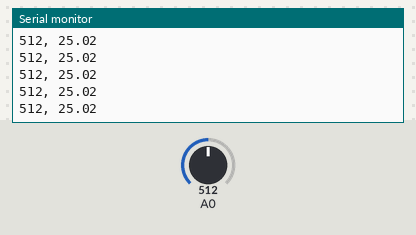
This sketch was run on a simulated Arduino Uno, built with avr-gcc and run on an emulated ATmega328P. Shown: the last lines printed to the serial monitor. Inputs (shaded band) come from the test bench; at power-on: A0 = 512.

Above: at 1.2 s.
1.3 s: A0 set to 716
At 1.42 s:
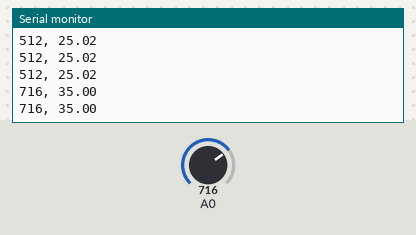
2.8 s: A0 set to 900
At 2.83 s:
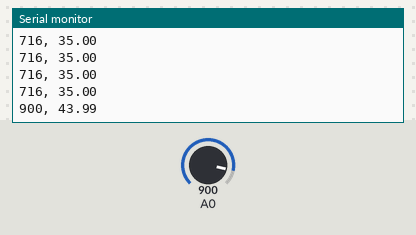
Timing chart, 0 to 5.8 s (numbered marks = the images above; inputs shaded):
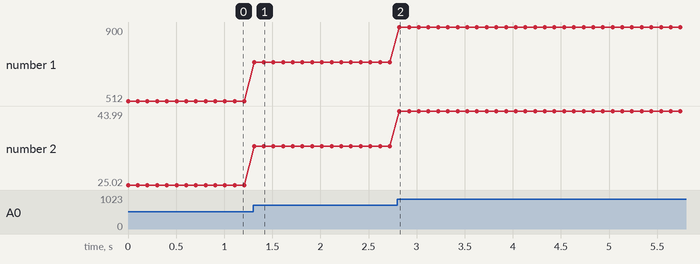

Measured:
- after the input at 1.3 s, the serial monitor: prints a new line at once (image 1)
- after the input at 2.8 s, the serial monitor: prints a new line at once (image 2)
- plotted number 1: 512 → 716 after the input at 1.3 s, 716 → 900 after the input at 2.8 s
- plotted number 2: 25.02 → 35 after the input at 1.3 s, 35 → 43.99 after the input at 2.8 s

The sketch:

13_UV_Sensor.ino
```cpp
void setup() {
  // put your setup code here, to run once:
  Serial.begin(9600);

}

void loop() {
  // put your main code here, to run repeatedly:

  // read the value from sensor
  int sensorValue = analogRead(A0);

  //convert the sensor value to voltage
  // 0 - 5V is divided into 1023 segmets
  float voltage = sensorValue*(5.0/1023.0);

  // as per the sensor datasheet, output voltage should be divided by 0.1
  // to get UV index
  float uv_index = voltage/0.1;

  Serial.print(sensorValue);
  Serial.print(", ");
  Serial.println(uv_index);

  //delay inbetween reads for stability
  delay(100);
}
```
